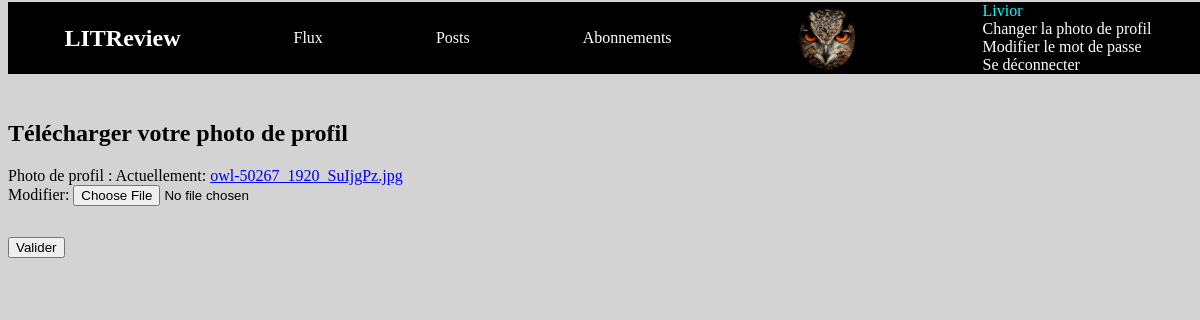
The app's page /profile_photo/ (signed in) with its own data.
### authentication/models.py (models this page shows)
class User(AbstractUser):
    profile_photo = models.ImageField(verbose_name='Photo de profil')

### authentication/views.py (the view, shortened to what this page needs)
# urls.py: path('profile_photo/', authentication.views.UploadProfilePhoto.as_view(), name='profile-photo'),
class UploadProfilePhoto(LoginRequiredMixin, View):
    def get(self, request):
        self.form_class = UploadProfilePhotoForm(instance=request.user)
        return render(request,
                      'authentication/change_profile_photo.html',
                      context={'form':self.form_class})

### authentication/forms.py
class UploadProfilePhotoForm(forms.ModelForm):
    class Meta:
        model = get_user_model()
        fields = ('profile_photo',)

### authentication/templates/authentication/change_profile_photo.html (shortened to what this page needs)
{% extends 'base.html' %}
{% block content %}
<article>
    <h2>Télécharger votre photo de profil</h2>
    <form action="" method="post" enctype="multipart/form-data">
        {{ form.as_p}}
        <button type="submit">Valider</button>
    </form>
</article>
{% endblock content %}

### templates/base.html (shortened to what this page needs)
{% load static %}
<html>
    <head>
        <link rel="stylesheet" href="{% static 'critics/styles.css' %}" />
    </head>
    <header>
        <nav> <h1>LITReview</h1>
            {% if user.is_authenticated %}
            <a href="/flux">Flux</a>
            <a href="/posts">Posts</a>
            <a href="/subscribe">Abonnements</a>
            <div>
                {% if request.user.profile_photo %}
                    <img class="profile-photo" src="{{ request.user.profile_photo.url }}" alt="">
                {% else %}
                    <i class="fa-solid fa-circle-user fa-5x"></i>
                {% endif %}
            </div>
            <div class="account_management">
                <div class="display_username">{{ request.user }}</div>
                <a href="{% url 'profile-photo' %}">Changer la photo de profil</a>
                <a href="{% url 'new_password' %}">Modifier le mot de passe</a>
                <a href="{% url 'logout' %}">Se déconnecter</a>
            </div>
        </nav>
        {% endif %}
    </header>
    <body>
        {% block content %}{% endblock %}
    </body>
</html>

### critics/static/critics/styles.css (style rules this page uses)
header { position:fixed; top:2px; height:80px; width:100%; }
body { margin-top:100px; display: flex; flex-direction: column; color: black; background-color: lightgrey; }
nav { display:flex; justify-content: space-around; align-items:center; background-color: black; color: white; }
nav a { color: white; text-decoration: none; }
.account_management { display:flex; flex-direction: column; }
.display_username { color:cyan; }
.profile-photo { width : 85px; clip-path: ellipse(33% 50%); }
article button, article a, article img { width: fit-content; align-self: center; margin-top:15px; }

### records on screen
User: user.profile_photo (picture), user "Livior"
